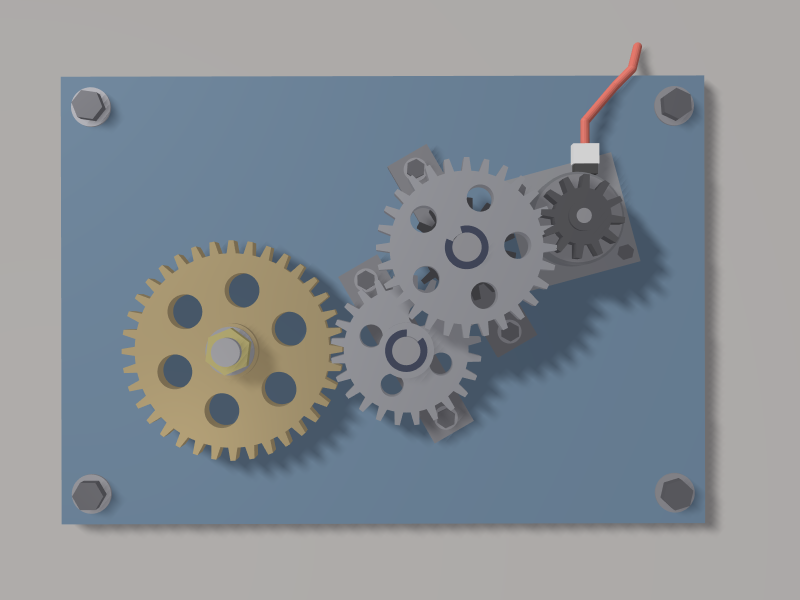
#> input picture Case_Study_1/reference_good/good_ref_01.png, 1600 x 1200 px (shown at 1/2 size)
$ python locate.py
#> lines starting #> are read from the running program, lines starting #| are printed output that depends on the picture; after the words box and inside, x2 and y2 are one past the last pixel; in counts of white or black regions, pixels touching at a corner belong together

import cv2
import numpy as np
from pathlib import Path
import argparse

# ==========================================
# STEP 1: Set project paths
# ==========================================

ROOT = Path(__file__).resolve().parent

OUTPUT = ROOT / "output"
OUTPUT.mkdir(exist_ok=True)

REFERENCE_PATH = (
    ROOT / "reference_good" / "good_ref_01.png"
)

# ==========================================
# STEP 2: Define component regions
# ==========================================

# Format: (x, y, width, height)
# Coordinates based on good_ref_01.png
# Resolution: 1600 x 1200

REGIONS = {
    "Bolt TL": (130, 168, 108, 106),
    "Bolt TR": (1300, 165, 110, 105),
    "Bolt BL": (130, 941, 108, 108),
    "Bolt BR": (1300, 941, 110, 108),

    "Brass output gear": (237, 477, 455, 448),
    "Output nut": (408, 642, 104, 118),

    "Idler gear": (670, 571, 303, 302),
    "Idler circlip": (767, 645, 115, 113),

    "Compound gear": (741, 305, 397, 380),
    "Compound circlip": (880, 431, 105, 119),

    "Pinion gear": (1062, 339, 196, 195),
    "Cable connector": (1136, 283, 72, 79),
}


# ==========================================
# STEP 3: Draw expected component regions
# ==========================================

def draw_regions(image):

    result = image.copy()

    for number, (name, box) in enumerate(
        REGIONS.items(), start=1
    ):

        x, y, w, h = box

        # Yellow ROI rectangle
        cv2.rectangle(
            result,
            (x, y),
            (x + w, y + h),
            (0, 255, 255),
            2
        )

        # Number with dark outline
        cv2.putText(
            result,
            str(number),
            (x + 5, y + 27),
            cv2.FONT_HERSHEY_SIMPLEX,
            0.75,
            (0, 0, 0),
            4
        )

        cv2.putText(
            result,
            str(number),
            (x + 5, y + 27),
            cv2.FONT_HERSHEY_SIMPLEX,
            0.75,
            (0, 255, 255),
            2
        )

    return result


# ==========================================
# STEP 4: Extract brass gear color features
# ==========================================

def find_brass_color(image):

    hsv = cv2.cvtColor(
        image,
        cv2.COLOR_BGR2HSV
    )

    # Approximate brass/gold HSV range
    lower_gold = np.array([12, 35, 80])
    upper_gold = np.array([32, 200, 255])

    color_mask = cv2.inRange(
        hsv,
        lower_gold,
        upper_gold
    )

    # Restrict detection to expected gear ROI
    x, y, w, h = REGIONS["Brass output gear"]

    region_mask = np.zeros_like(color_mask)

    region_mask[y:y+h, x:x+w] = (
        color_mask[y:y+h, x:x+w]
    )

    # Calculate proportion of brass-colored pixels
    gold_pixels = cv2.countNonZero(
        region_mask[y:y+h, x:x+w]
    )

    total_pixels = w * h
    gold_ratio = gold_pixels / total_pixels

    return region_mask, gold_ratio


# ==========================================
# STEP 5: Load images
# ==========================================

parser = argparse.ArgumentParser()

parser.add_argument(
    "--image",
    default="test_01",
    help="Test image name, e.g. test_01"
)

args = parser.parse_args()

reference = cv2.imread(str(REFERENCE_PATH))
#> reference is the input picture: shape (1200, 1600, 3); mean B, G, R 148.1, 141.5, 134.4

# Use output from Stage 3
test_path = OUTPUT / f"{args.image}_aligned.png"

test = cv2.imread(str(test_path))
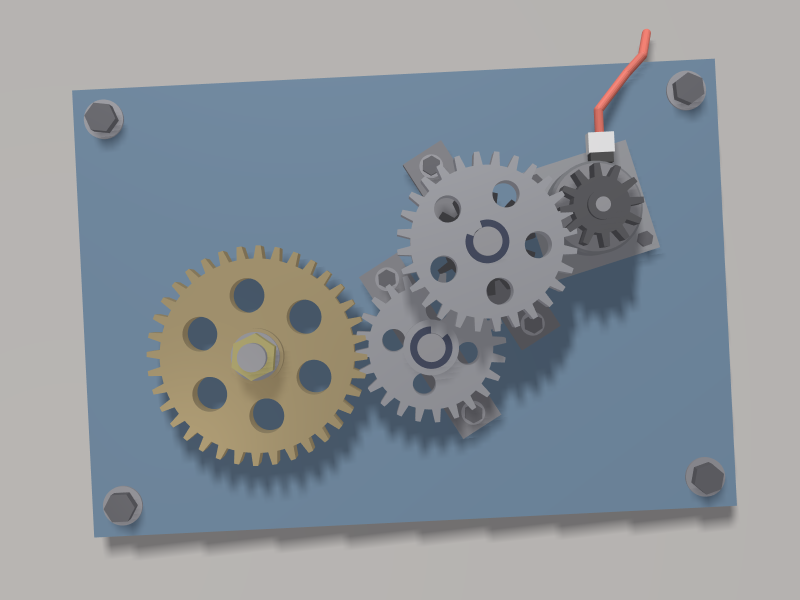
#> input picture Case_Study_1/reference_good/good_ref_02.png, 1600 x 1200 px, given in place of test_01_aligned.png, which was not available (shown at 1/2 size)
#> test is the input picture: shape (1200, 1600, 3); mean B, G, R 154.1, 147.2, 139.7

if reference is None:
    raise FileNotFoundError(REFERENCE_PATH)

if test is None:
    raise FileNotFoundError(
        f"Aligned image not found: {test_path}. "
        "Run align.py first."
    )

if reference.shape[:2] != test.shape[:2]:
    raise ValueError(
        "Image dimensions differ. Check alignment."
    )

# ==========================================
# STEP 6: Mark component regions
# ==========================================

reference_marked = draw_regions(reference)
#> after the loop in draw_regions, `for number, (name, box) in enumerate(`:
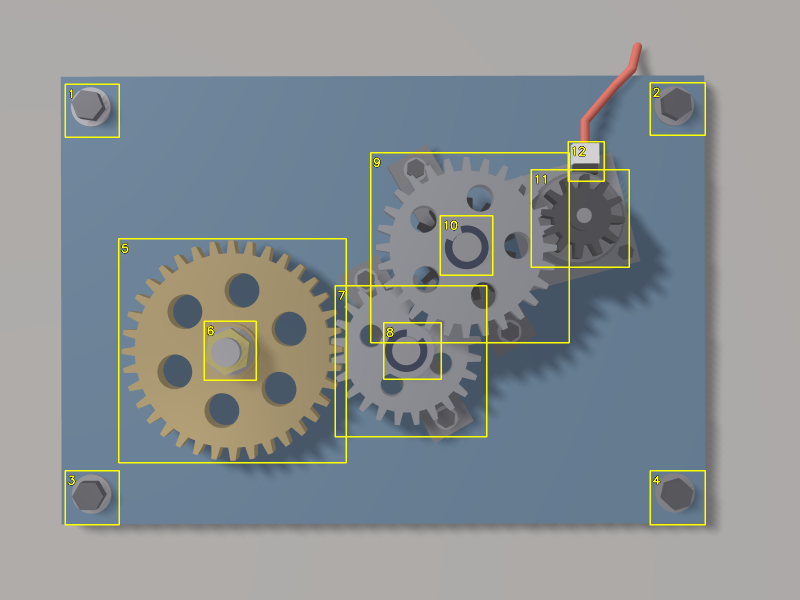
#> result: shape (1200, 1600, 3) (shown at 1/2 size); 1.49% of pixels changed, all inside (x1, y1, x2, y2) = (129, 164, 1412, 1051)
test_marked = draw_regions(test)
#> after the loop in draw_regions (call 2), `for number, (name, box) in enumerate(`:
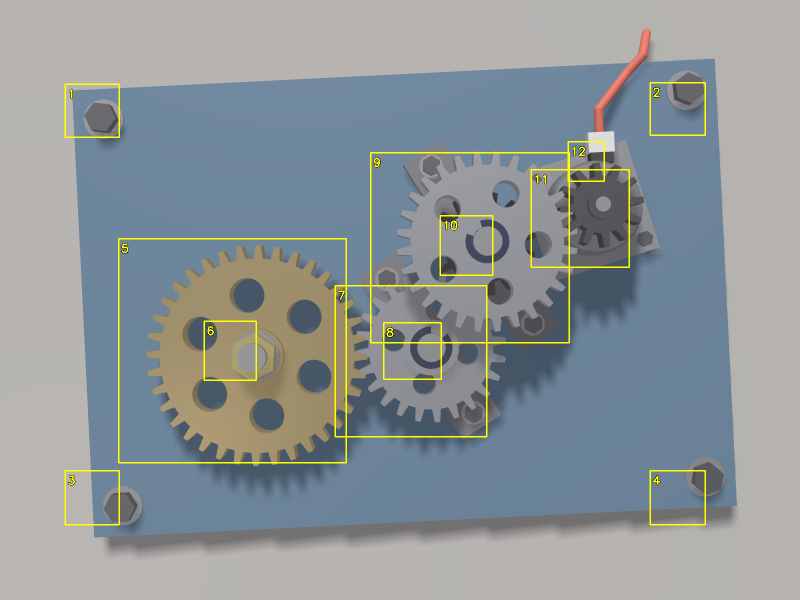
#> result: shape (1200, 1600, 3) (shown at 1/2 size); 1.49% of pixels changed, all inside (x1, y1, x2, y2) = (129, 164, 1412, 1051)

# ==========================================
# STEP 7: Analyze brass gear color
# ==========================================

reference_mask, reference_ratio = (
    find_brass_color(reference)
)
#> in find_brass_color, `hsv = cv2.cvtColor( image, cv2.COLOR_BGR2HSV )`: hsv: shape (1200, 1600, 3); mean H, S, V 64.7, 41.8, 153.3
#> in find_brass_color, `color_mask = cv2.inRange( hsv, lower_gold, upper_gold )`:
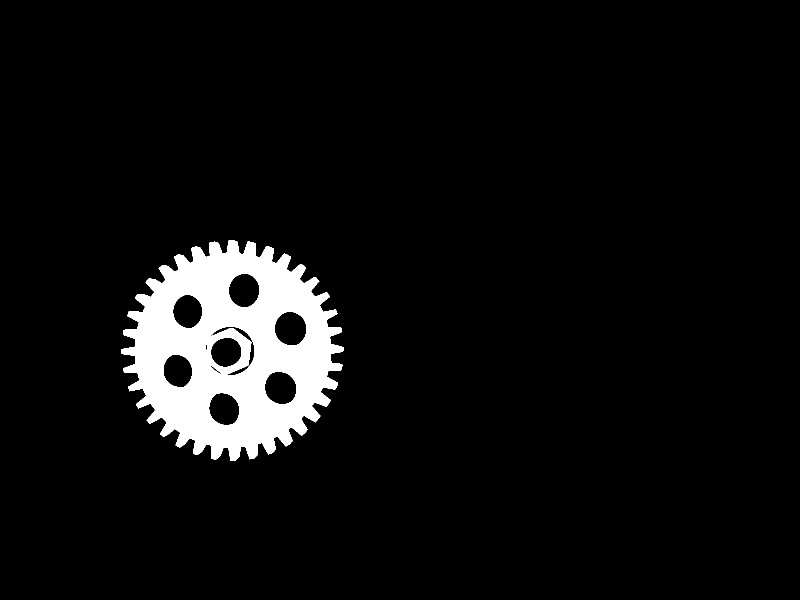
#> color_mask: shape (1200, 1600) (shown at 1/2 size); 5.9% white; 1 white region, box (x1, y1, x2, y2) and area: (243, 481, 687, 922) 113459
#> in find_brass_color, `gold_pixels = cv2.countNonZero( region_mask[y:y+h, x:x+w] )`: gold_pixels = 113459
#> in find_brass_color, `gold_ratio = gold_pixels / total_pixels`: gold_ratio = 0.557
#> reference_ratio = 0.557

test_mask, test_ratio = (
    find_brass_color(test)
)
#> in find_brass_color (call 2), `hsv = cv2.cvtColor( image, cv2.COLOR_BGR2HSV )`: hsv: shape (1200, 1600, 3); mean H, S, V 65.5, 41.8, 159.2
#> in find_brass_color (call 2), `color_mask = cv2.inRange( hsv, lower_gold, upper_gold )`:
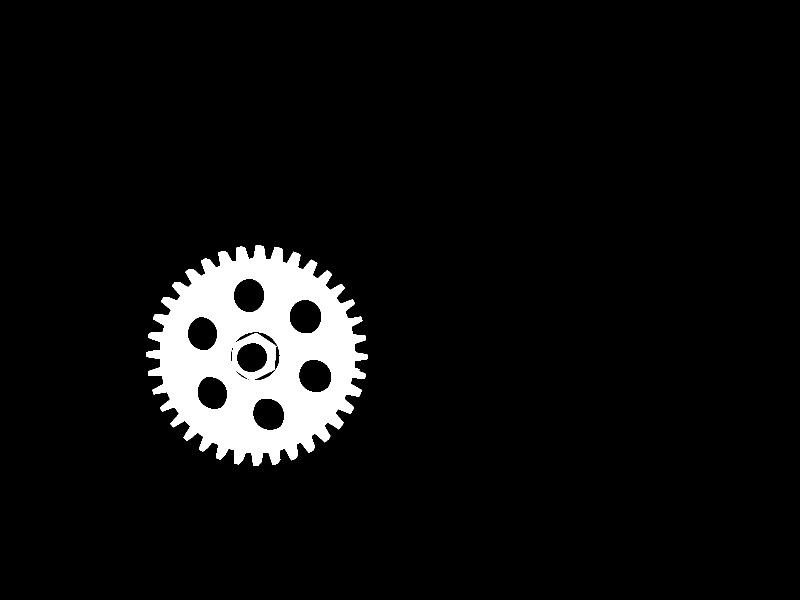
#> color_mask: shape (1200, 1600) (shown at 1/2 size); 5.8% white; 1 white region, box (x1, y1, x2, y2) and area: (293, 491, 736, 932) 112107
#> in find_brass_color (call 2), `region_mask[y:y+h, x:x+w] = ( color_mask[y:y+h, x:x+w] )`:
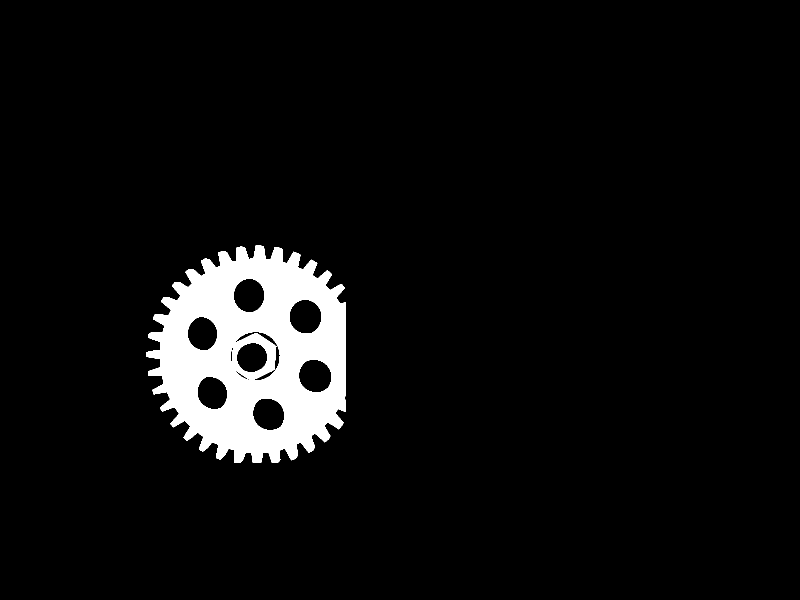
#> region_mask: shape (1200, 1600) (shown at 1/2 size); 5.6% white; 1 white region, box (x1, y1, x2, y2) and area: (293, 491, 692, 925) 107500
#> in find_brass_color (call 2), `gold_pixels = cv2.countNonZero( region_mask[y:y+h, x:x+w] )`: gold_pixels = 107500
#> in find_brass_color (call 2), `gold_ratio = gold_pixels / total_pixels`: gold_ratio = 0.527
#> test_ratio = 0.527

# ==========================================
# STEP 8: Save results
# ==========================================

cv2.imwrite(
    str(OUTPUT / "step4_reference_regions.png"),
    reference_marked
)

cv2.imwrite(
    str(OUTPUT / f"{args.image}_regions.png"),
    test_marked
)

cv2.imwrite(
    str(OUTPUT / f"{args.image}_brass_mask.png"),
    test_mask
)

# ==========================================
# STEP 9: Print report
# ==========================================

print("\n====================================")
print("COMPONENT LOCALIZATION")
print("====================================")

for number, name in enumerate(REGIONS, start=1):
    print(f"{number}. {name}: {REGIONS[name]}")

print("\nBrass gear color analysis:")

print(
    f"Reference gold ratio: {reference_ratio:.3f}"
)
#| Reference gold ratio: 0.557

print(
    f"Test gold ratio: {test_ratio:.3f}"
)
#| Test gold ratio: 0.527

print("\nComponent regions marked.")
print("No OK / NOT OK decision has been made.")
print("Results saved to:", OUTPUT)
